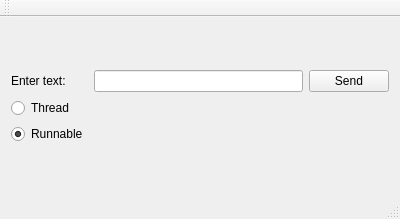
<?xml version="1.0" encoding="UTF-8"?>
<ui version="4.0">
 <class>MainWindow</class>
 <widget class="QMainWindow" name="MainWindow">
  <property name="geometry">
   <rect>
    <x>0</x>
    <y>0</y>
    <width>400</width>
    <height>219</height>
   </rect>
  </property>
  <property name="windowTitle">
   <string>Web socket echo client</string>
  </property>
  <widget class="QWidget" name="centralWidget">
   <layout class="QVBoxLayout" name="verticalLayout">
    <item>
     <layout class="QGridLayout" name="gridLayout">
      <item row="0" column="0">
       <widget class="QLabel" name="label">
        <property name="text">
         <string>Enter text:</string>
        </property>
       </widget>
      </item>
      <item row="0" column="1">
       <widget class="QLineEdit" name="textToSendEdit"/>
      </item>
      <item row="0" column="2">
       <widget class="QPushButton" name="sendButton">
        <property name="text">
         <string>Send</string>
        </property>
       </widget>
      </item>
      <item row="1" column="1">
       <widget class="QLabel" name="responseLabel">
        <property name="text">
         <string/>
        </property>
       </widget>
      </item>
      <item row="1" column="0">
       <layout class="QVBoxLayout" name="verticalLayout_2">
        <item>
         <widget class="QRadioButton" name="threadRadioButton">
          <property name="text">
           <string>Thread</string>
          </property>
          <attribute name="buttonGroup">
           <string notr="true">buttonGroup</string>
          </attribute>
         </widget>
        </item>
        <item>
         <widget class="QRadioButton" name="runnableRadioButton">
          <property name="text">
           <string>Runnable</string>
          </property>
          <property name="checked">
           <bool>true</bool>
          </property>
          <attribute name="buttonGroup">
           <string notr="true">buttonGroup</string>
          </attribute>
         </widget>
        </item>
       </layout>
      </item>
     </layout>
    </item>
   </layout>
  </widget>
  <widget class="QMenuBar" name="menuBar">
   <property name="geometry">
    <rect>
     <x>0</x>
     <y>0</y>
     <width>400</width>
     <height>25</height>
    </rect>
   </property>
  </widget>
  <widget class="QToolBar" name="mainToolBar">
   <attribute name="toolBarArea">
    <enum>TopToolBarArea</enum>
   </attribute>
   <attribute name="toolBarBreak">
    <bool>false</bool>
   </attribute>
  </widget>
  <widget class="QStatusBar" name="statusBar"/>
 </widget>
 <layoutdefault spacing="6" margin="11"/>
 <resources/>
 <connections>
  <connection>
   <sender>sendButton</sender>
   <signal>clicked()</signal>
   <receiver>MainWindow</receiver>
   <slot>sendRequest()</slot>
   <hints>
    <hint type="sourcelabel">
     <x>359</x>
     <y>63</y>
    </hint>
    <hint type="destinationlabel">
     <x>357</x>
     <y>96</y>
    </hint>
   </hints>
  </connection>
 </connections>
 <slots>
  <slot>sendRequest()</slot>
 </slots>
 <buttongroups>
  <buttongroup name="buttonGroup"/>
 </buttongroups>
</ui>
